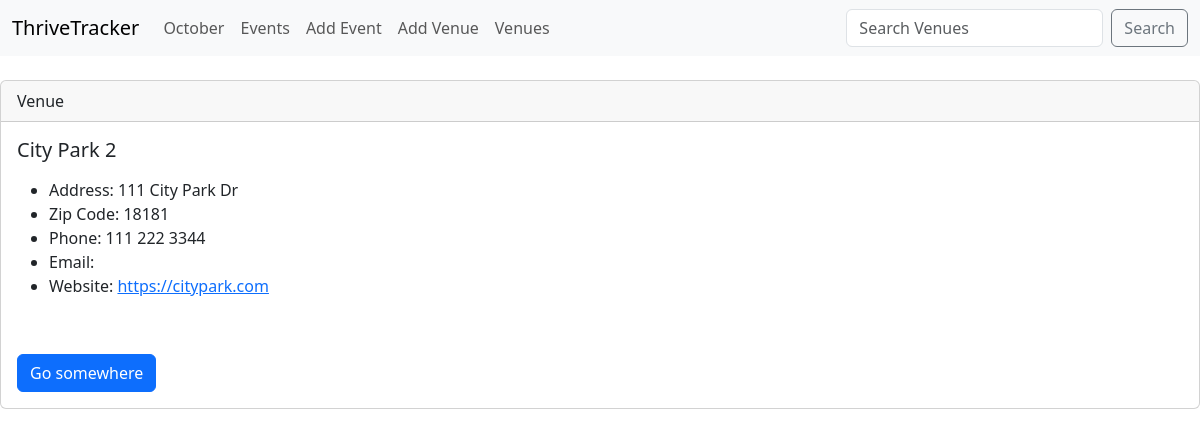
Page /show_venue/1 on the committed database.
### addiction_calendar/models.py (models this page shows)
class Venue(models.Model):
    name = models.CharField('Venue Name', max_length=200)
    address = models.CharField('Venue Address', max_length=300)
    zip_code = models.CharField('Venue Zip Code', max_length=15)
    phone = models.CharField('Venue Phone', max_length=20, blank=True)
    web = models.URLField('Venue Website', blank=True)
    email_address = models.EmailField('Venue Email', blank=True)
    def __str__(self):
        return self.name

### addiction_calendar/views.py (the view)
# urls.py: path('show_venue/<venue_id>', views.show_venue, name='show-venue'),
def show_venue(request, venue_id):
    venue = Venue.objects.get(pk=venue_id)
    return render(request, 'addiction_events/show_venue.html',
        {'venue': venue})

### addiction_calendar/templates/addiction_events/show_venue.html
{% extends 'addiction_events/base.html' %}
{% block content %}
        <div class="card">
            <div class="card-header">
                Venue
            </div>
            <div class="card-body">
              <h5 class="card-title">{{ venue }}</h5>
              <p class="card-text">
                <ul>
                    <li>Address: {{ venue.address }} </li>
                    <li>Zip Code: {{ venue.zip_code }}</li>
                    <li>Phone: {{ venue.phone }} </li>
                    <li>Email: {{ venue.email }} </li>
                    <li>Website: <a href="{{ venue.web }}">{{ venue.web }}</a>
                    </li>
                </ul>
                <br/>
            </p>
            <a href="#" class="btn btn-primary">Go somewhere</a>
          </div>
        </div>
{% endblock %}

### rows in the picture
Venue: name "City Park 2", address "111 City Park Dr", zip_code "18181", phone "111 222 3344", web "https://citypark.com"
